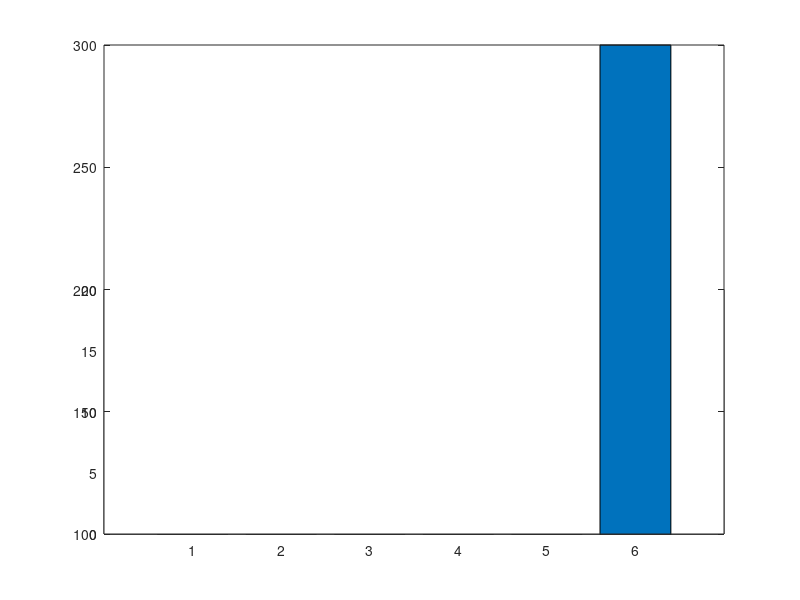

Here is the MATLAB script that generated this plot:
a=[1 3 6 4 5 300];

ylim1=[0 20];
ylim2=[100 300];
xlim=[0 length(a)+1];

figure;

% retrieve your default axis pos
clf;
p0=get(gca,'position')
delete(gcf);

% create axis1
%a1=axes('position',[p0(1) p0(2) p0(3)/2-.025 p0(4)]);
a1=axes('position',[p0(1) p0(2) p0(3) p0(4)/2]);
%a2=axes('position',[p0(1) p0(4)/2+.145 p0(3) p0(4)/2])
%barh(a);
bar(a);
set(a1,'ylim',ylim1);
%set(a2,'xlim',xlim,'ylim',ylim2);
%set(a2,'xtick',[]);
%box off;

% create axis2
%a2=axes('position',[p0(1)+p0(3)/2+.025 p0(2) p0(3)/2-.025 p0(4)]);
%a2=axes('position',[p0(1) p0(4)/2+.145 p0(3) p0(4)/2])
%a2=axes('position',[p0(1) p0(2) p0(3) p0(4)/2]);
a2=axes('position',[p0(1) p0(2) p0(3) p0(4)]);
%barh(a);
bar(a);

%set(a2,'ylim',ylim1);
%set(a2,'ylim',ylim2);
set(a2,'xlim',xlim,'ylim',ylim2);
set(a2,'xtick',[]);
%set(a2,'xcolor',get(a2,'color'));
%box off

%%%%%%%%%%%%%%%% plotting %%%%%%%%%%%%%%%%%%%%%
output = "break_axis";

%figure;
saveas(1, strcat(output, ".png"));

%box off
